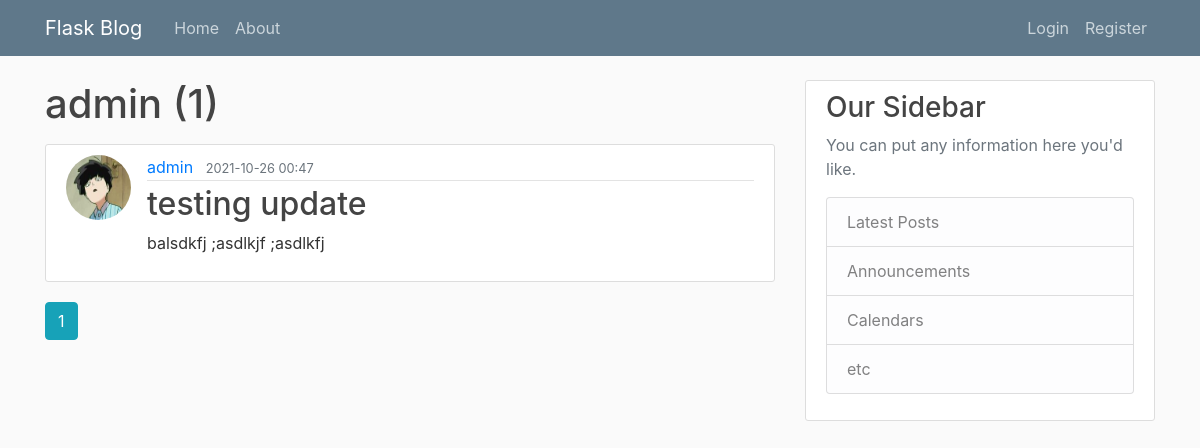
Page /user/admin on the earlier database version.
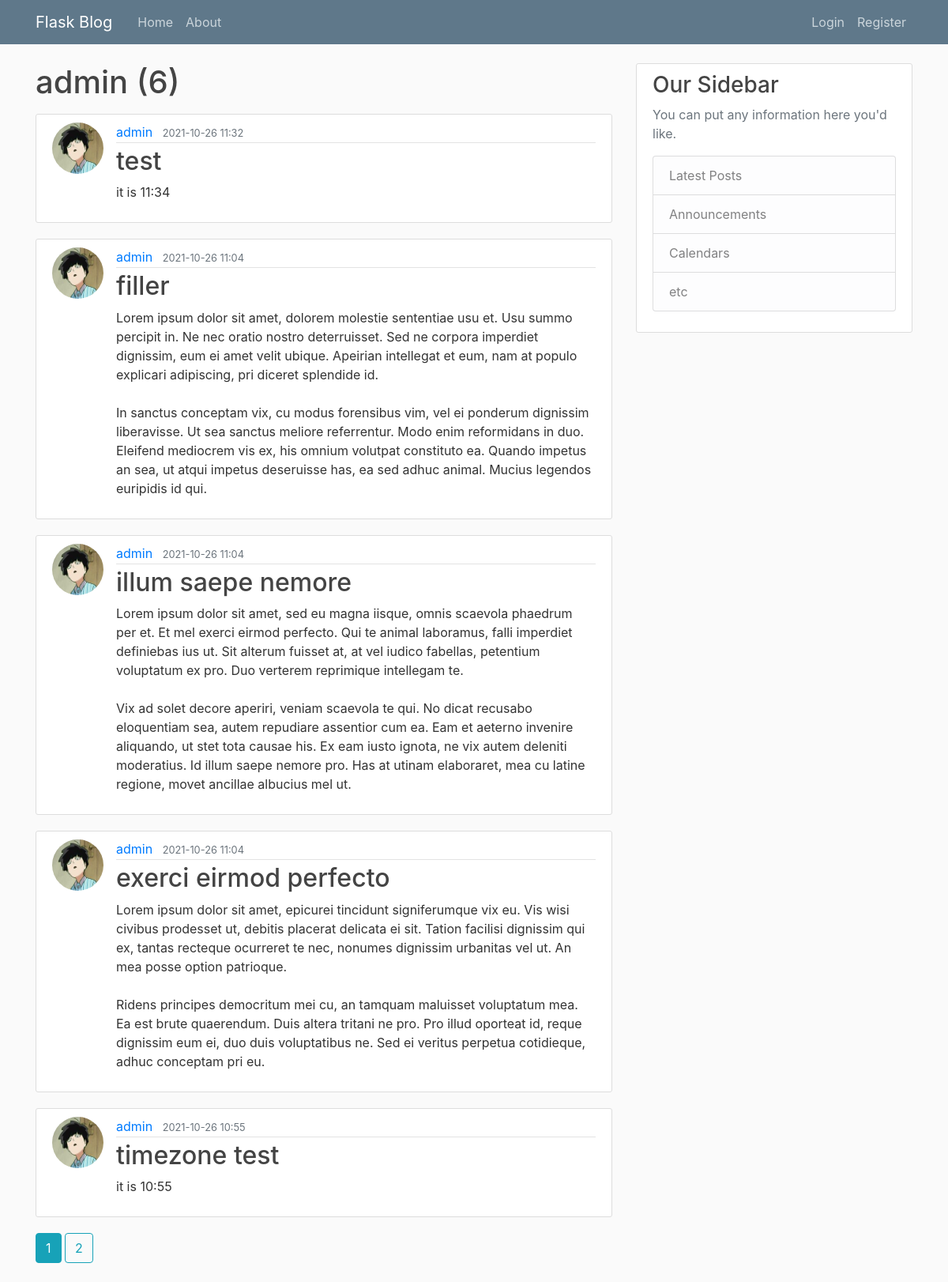
Same page on the later database version.
### main/models.py (models this page shows, shortened)
class User(db.Model, UserMixin):
    id = db.Column(db.Integer, primary_key=True)
    username = db.Column(db.String(20), unique=True, nullable=False)
    email = db.Column(db.String(120), unique=True, nullable=False)
    image_file = db.Column(db.String(20), nullable=False, default='default.jpg')
    password = db.Column(db.String(60), nullable=False)
    posts = db.relationship('Post', backref='author', lazy=True)

class Post(db.Model):
    id = db.Column(db.Integer, primary_key=True)
    title = db.Column(db.String(100), nullable=False)
    date_posted = db.Column(db.DateTime, nullable=False, default=utc_to_local(datetime.utcnow()))
    content = db.Column(db.Text, nullable=False)
    user_id = db.Column(db.Integer, db.ForeignKey('user.id'), nullable=False)

### main/users/routes.py (the view)
@users.route("/user/<string:username>")
def user_posts(username):
    page = request.args.get('page', 1, type=int)
    user = User.query.filter_by(username=username).first_or_404()
    posts = Post.query.filter_by(author=user)\
        .order_by(Post.date_posted.desc())\
        .paginate(page=page, per_page=5)
    return render_template('user_posts.html', posts=posts, user=user)

### main/templates/user_posts.html
{% extends "layout.html" %}
{% block content %}
    <h1 class="mb-3">{{ user.username }} ({{ posts.total }})</h1>
   {% for post in posts.items%}
        <article class="media content-section">
            <img class="rounded-circle article-img" src="{{ url_for('static', filename='profile_pics/' + post.author.image_file) }}">
          <div class="media-body">
            <div class="article-metadata">
              <a class="mr-2" href="{{ url_for('users.user_posts', username=post.author.username) }}">{{ post.author.username }}</a>
              <small class="text-muted">{{ post.date_posted.strftime('%Y-%m-%d %H:%M') }}</small>
            </div>
            <h2><a class="article-title" href="{{ url_for('posts.post', post_id=post.id) }}">{{ post.title }}</a></h2>
            <p class="article-content">{{ post.content }}</p>
          </div>
        </article>
   {% endfor %}
    {% for page_num in posts.iter_pages(left_edge=1, right_edge=1, left_current=1, right_current=3) %}
        {% if page_num %}
            {% if posts.page == page_num %}
            <a class="btn btn-info mb-4" href="{{ url_for('users.user_posts', username=user.username, page=page_num) }}">{{ page_num }}</a>
            {% else %}
            <a class="btn btn-outline-info mb-4" href="{{ url_for('users.user_posts', username=user.username, page=page_num) }}">{{ page_num }}</a>
            {% endif %}
        {% else %}
            ...
        {% endif %}
    {% endfor %}
{% endblock content %}

### main/templates/layout.html (shortened to what this page needs)
<!DOCTYPE html>
<html>
<head>
    <link rel="stylesheet" href="https://stackpath.bootstrapcdn.com/bootstrap/4.3.1/css/bootstrap.min.css">
    <link rel="stylesheet" type="text/css" href="{{ url_for('static', filename='main.css') }}">
</head>
<body>
    <header class="site-header">
      <nav class="navbar navbar-expand-md navbar-dark bg-steel fixed-top">
        <div class="container">
          <a class="navbar-brand mr-4" href="/">Flask Blog</a>
          <div class="collapse navbar-collapse" id="navbarToggle">
            <div class="navbar-nav mr-auto">
              <a class="nav-item nav-link" href="{{ url_for('primary.home') }}">Home</a>
              <a class="nav-item nav-link" href="{{ url_for('primary.about') }}">About</a>
            </div>
            <div class="navbar-nav">
                {% if current_user.is_authenticated %}
                    <a class="nav-item nav-link" href="{{ url_for('posts.new_post') }}">New Post</a>
                    <a class="nav-item nav-link" href="{{ url_for('users.account') }}">Account</a>
                    <a class="nav-item nav-link" href="{{ url_for('users.logout') }}">Logout</a>
                {% else %}
                    <a class="nav-item nav-link" href="{{ url_for('users.login') }}">Login</a>
                    <a class="nav-item nav-link" href="{{ url_for('users.register') }}">Register</a>
                {% endif %}
            </div>
          </div>
        </div>
      </nav>
    </header>
    <main role="main" class="container">
      <div class="row">
        <div class="col-md-8">
          {% block content %}{% endblock %}
        </div>
        <div class="col-md-4">
          <div class="content-section">
            <h3>Our Sidebar</h3>
            <p class='text-muted'>You can put any information here you'd like.
              <ul class="list-group">
                <li class="list-group-item list-group-item-light">Latest Posts</li>
                <li class="list-group-item list-group-item-light">Announcements</li>
                <li class="list-group-item list-group-item-light">Calendars</li>
                <li class="list-group-item list-group-item-light">etc</li>
              </ul>
            </p>
          </div>
        </div>
      </div>
</body>
</html>

### main/static/main.css (style rules this page uses)
body { background: #fafafa; color: #333333; margin-top: 5rem; }
h1, h2, h3, h4, h5, h6 { color: #444444; }
.bg-steel { background-color: #5f788a; }
.site-header .navbar-nav .nav-link { color: #cbd5db; }
.content-section { background: #ffffff; padding: 10px 20px; border: 1px solid #dddddd; border-radius: 3px; margin-bottom: 20px; }
.article-title { color: #444444; }
.article-content { white-space: pre-line; }
.article-img { height: 65px; width: 65px; margin-right: 16px; }
.article-metadata { padding-bottom: 1px; margin-bottom: 4px; border-bottom: 1px solid #e3e3e3 }

Differences in the rows shown:
no longer on this page (row unchanged): Post: image_file (picture), author.username "admin", date_posted "2021-10-26 00:47", title "testing update", content "balsdkfj ;asdlkjf ;asdlkfj"
added Post: image_file (picture), author.username "admin", date_posted "2021-10-26 11:32", title "test", content "it is 11:34"
added Post: image_file (picture), author.username "admin", date_posted "2021-10-26 11:04", title "filler", content "Lorem ipsum dolor sit amet, dolorem molestie sententiae usu et. Usu summo percipit in. Ne nec oratio nostro deterruisset. Sed ne corpora imperdiet dignissim, eum ei amet velit ubique. Apeirian intellegat et eum, nam at populo explicari adipiscing, pri diceret splendide id. In sanctus conceptam vix, cu modus forensibus vim, vel ei ponderum dignissim liberavisse. Ut sea sanctus meliore referrentur. Modo enim reformidans in duo. Eleifend mediocrem vis ex, his omnium volutpat constituto ea. Quando impetus an sea, ut atqui impetus deseruisse has, ea sed adhuc animal. Mucius legendos euripidis id qui."
added Post: image_file (picture), author.username "admin", date_posted "2021-10-26 11:04", title "illum saepe nemore", content "Lorem ipsum dolor sit amet, sed eu magna iisque, omnis scaevola phaedrum per et. Et mel exerci eirmod perfecto. Qui te animal laboramus, falli imperdiet definiebas ius ut. Sit alterum fuisset at, at vel iudico fabellas, petentium voluptatum ex pro. Duo verterem reprimique intellegam te. Vix ad solet decore aperiri, veniam scaevola te qui. No dicat recusabo eloquentiam sea, autem repudiare assentior cum ea. Eam et aeterno invenire aliquando, ut stet tota causae his. Ex eam iusto ignota, ne vix autem deleniti moderatius. Id illum saepe nemore pro. Has at utinam elaboraret, mea cu latine regione, movet ancillae albucius mel ut."
added Post: image_file (picture), author.username "admin", date_posted "2021-10-26 11:04", title "exerci eirmod perfecto", content "Lorem ipsum dolor sit amet, epicurei tincidunt signiferumque vix eu. Vis wisi civibus prodesset ut, debitis placerat delicata ei sit. Tation facilisi dignissim qui ex, tantas recteque ocurreret te nec, nonumes dignissim urbanitas vel ut. An mea posse option patrioque. Ridens principes democritum mei cu, an tamquam maluisset voluptatum mea. Ea est brute quaerendum. Duis altera tritani ne pro. Pro illud oporteat id, reque dignissim eum ei, duo duis voluptatibus ne. Sed ei veritus perpetua cotidieque, adhuc conceptam pri eu."
added Post: image_file (picture), author.username "admin", date_posted "2021-10-26 10:55", title "timezone test", content "it is 10:55"
Other differences:
{{ posts.total }}: "1" → "6"
new list line: "2"
